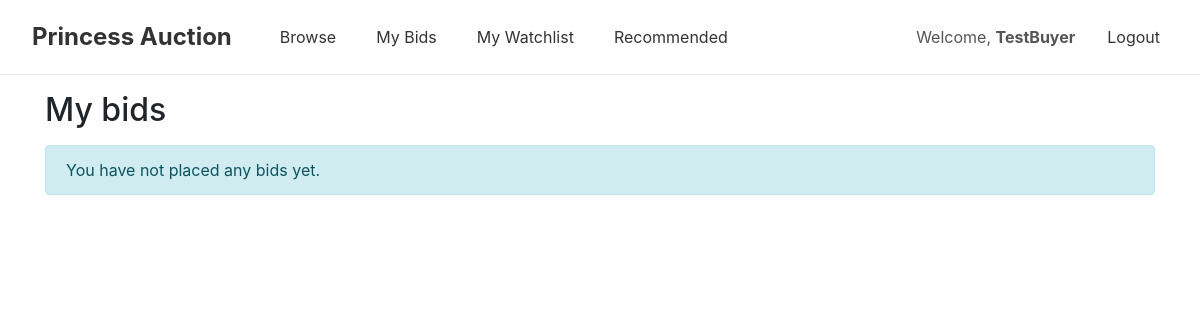
/mybids.php (signed in), run on an earlier commit of the app's database.
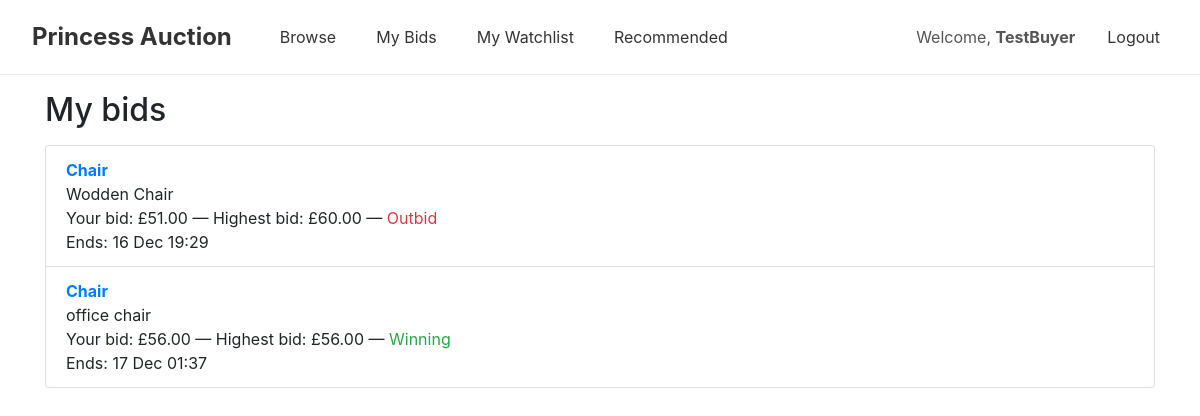
And on a later commit of the database.
### tables this page shows
CREATE TABLE `Item` (
  `item_id` int(11) NOT NULL,
  `seller_id` int(11) NOT NULL,
  `category_id` int(11) DEFAULT NULL,
  `title` varchar(255) NOT NULL,
  `description` text DEFAULT NULL,
  `condition` varchar(50) NOT NULL,
  `date_created` datetime DEFAULT current_timestamp()
);

### mybids.php (the view, shortened to what this page needs)
<?php include_once("header.php")?>
<div class="container">
<h2 class="my-3">My bids</h2>
<?php
$user_id = $_SESSION['user_id'];
$conn = connectDB();
$sql = "
    SELECT
        i.item_id,
        i.title,
        i.description,
        a.end_time,
        MAX(b.bid_amount) AS my_bid,
        (SELECT MAX(b2.bid_amount)
         FROM bid b2
         WHERE b2.auction_id = a.auction_id) AS highest_bid
    FROM bid b
    JOIN auction a ON b.auction_id = a.auction_id
    JOIN item i ON i.item_id = a.item_id
    WHERE b.bidder_id = ?
    GROUP BY a.auction_id
    ORDER BY a.end_time ASC
";
$stmt = $conn->prepare($sql);
$stmt->bind_param("i", $user_id);
$stmt->execute();
$result = $stmt->get_result();
  if ($result->num_rows === 0) {
    echo "<div class='alert alert-info'>You have not placed any bids yet.</div>";
} else {
    echo '<ul class="list-group">';
    while ($row = $result->fetch_assoc()) {
        $item_id = $row['item_id'];
        $title = $row['title'];
        $description = $row['description'];
        $end_time = new DateTime($row['end_time']);
        $my_bid = $row['my_bid'];
        $highest_bid = $row['highest_bid'];
        if ($my_bid >= $highest_bid) {
            $status = "<span class='text-success'>Winning</span>";
        } else {
            $status = "<span class='text-danger'>Outbid</span>";
        }
        echo '
        <li class="list-group-item">
            <a href="listing.php?item_id=' . $item_id . '"><strong>' . $title . '</strong></a><br>
            ' . $description . '<br>
            Your bid: £' . number_format($my_bid, 2) . '
            — Highest bid: £' . number_format($highest_bid, 2) . '
            — ' . $status . '<br>
            Ends: ' . $end_time->format('j M H:i') . '
        </li>';
    }
    echo '</ul>';
}
?>
<?php include_once("footer.php")?>

What changed in the data, as far as the page shows it:
added item: title "Chair", description "Wodden Chair", my_bid "51.00", highest_bid "60.00", shows "Outbid", format "16 Dec 19:29"
added item: title "Chair", description "office chair", my_bid "56.00", highest_bid "56.00", shows "Winning", format "17 Dec 01:37"
Also different on the page:
text no longer shown: "You have not placed any bids yet."
